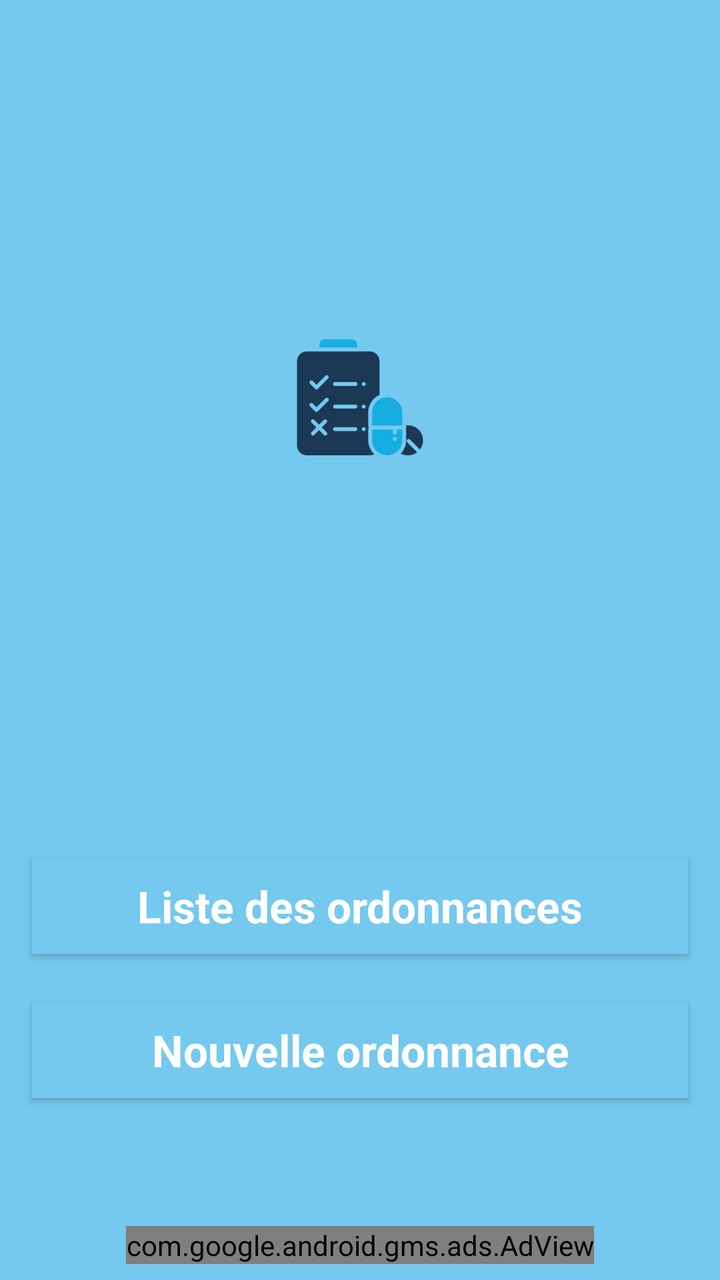
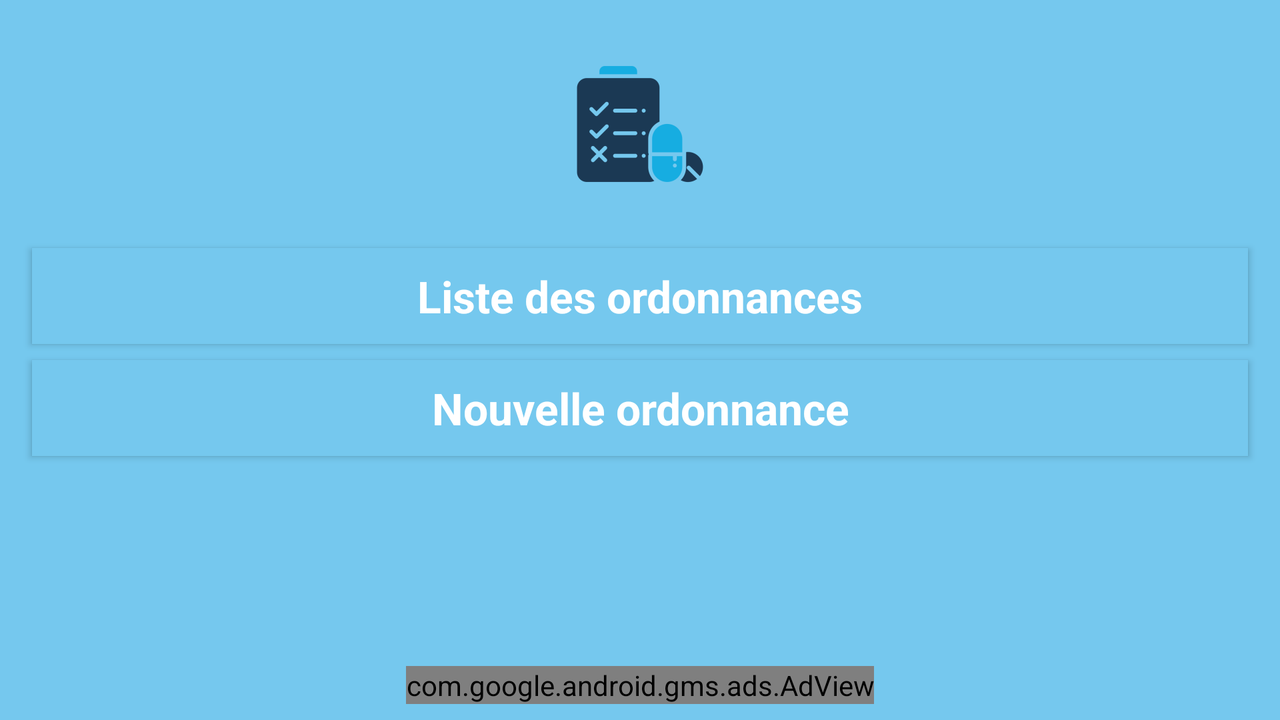

First picture: res/layout/ on a phone held upright. Second picture: the repository's own variant of that layout, on a device whose configuration matches the variant's folder. Source for both follows.
<!-- AndroidManifest.xml: application theme AppTheme.NoActionBar -->
<!-- res/layout/activity_main.xml -->
<?xml version="1.0" encoding="utf-8"?>
<androidx.constraintlayout.widget.ConstraintLayout
        xmlns:android="http://schemas.android.com/apk/res/android"
        xmlns:tools="http://schemas.android.com/tools"
        xmlns:app="http://schemas.android.com/apk/res-auto"
        android:layout_width="match_parent"
        android:layout_height="match_parent"
        tools:context=".activity.MainActivity"
        android:background="@color/colorPrimary"
       >
    <Button
            android:text="@string/liste_des_ordonnances"
            android:layout_width="match_parent"
            android:layout_height="wrap_content"
            android:id="@+id/bt_liste_ordo"
            android:background="@color/colorPrimary"
            android:padding="8dp"
            android:layout_marginStart="16dp"
            app:layout_constraintStart_toStartOf="parent"
            android:textStyle="bold"
            app:layout_constraintEnd_toEndOf="parent"
            android:layout_marginEnd="16dp"
            android:layout_marginBottom="24dp"
            app:layout_constraintBottom_toTopOf="@+id/bt_new_ordo"
            android:textAppearance="@style/TextAppearance.AppCompat.Large"/>
    <Button
            android:text="@string/nouvelle_ordonnance"
            android:layout_width="match_parent"
            android:layout_height="wrap_content"
            android:id="@+id/bt_new_ordo"
            android:background="@color/colorPrimary"
            android:padding="8dp"
            android:layout_marginStart="16dp"
            app:layout_constraintStart_toStartOf="parent"
            android:textStyle="bold"
            app:layout_constraintEnd_toEndOf="parent"
            android:layout_marginEnd="16dp"
            android:layout_marginBottom="64dp"
            app:layout_constraintBottom_toTopOf="@+id/adView"
            android:textAppearance="@style/TextAppearance.AppCompat.Large"/>


    <com.google.android.gms.ads.AdView
            xmlns:ads="http://schemas.android.com/apk/res-auto"
            android:id="@+id/adView"
            android:layout_width="wrap_content"
            android:layout_height="wrap_content"
            android:layout_centerHorizontal="true"
            android:layout_alignParentBottom="true"
            ads:adSize="BANNER"
            ads:adUnitId="ca-app-pub-5765642947536779/8938953969"

            ads:layout_constraintBottom_toBottomOf="parent"
            android:layout_marginBottom="8dp" android:layout_marginEnd="8dp" ads:layout_constraintEnd_toEndOf="parent"
            android:layout_marginStart="8dp" ads:layout_constraintStart_toStartOf="parent">
    </com.google.android.gms.ads.AdView>
    <ImageView
            android:layout_width="wrap_content"
            android:layout_height="wrap_content" app:srcCompat="@mipmap/ic_launcher_foreground_ordo"
            android:id="@+id/imageView" android:layout_marginBottom="32dp"
            app:layout_constraintBottom_toTopOf="@+id/bt_liste_ordo" app:layout_constraintStart_toStartOf="parent"
            android:layout_marginStart="8dp" app:layout_constraintEnd_toEndOf="parent" android:layout_marginEnd="8dp"
            app:layout_constraintTop_toTopOf="parent"/>
</androidx.constraintlayout.widget.ConstraintLayout>
<!-- resources referenced by this layout -->
<resources>
  <color name="colorPrimary">#75C8EE</color>
  <!-- mipmap ic_launcher_foreground_ordo: png bitmap (mipmap-hdpi, 2705 bytes) -->
  <string name="liste_des_ordonnances">Liste des ordonnances</string>
  <string name="nouvelle_ordonnance">Nouvelle ordonnance</string>
  <style name="AppTheme.NoActionBar">
          <item name="windowActionBar">false</item>
          <item name="windowNoTitle">true</item>
      </style>
</resources>
<!-- res/layout-land/activity_main.xml (the repository's variant of the layout above) -->
<!-- drawn on the phone turned sideways -->
<?xml version="1.0" encoding="utf-8"?>
<androidx.constraintlayout.widget.ConstraintLayout
        xmlns:android="http://schemas.android.com/apk/res/android"
        xmlns:tools="http://schemas.android.com/tools"
        xmlns:app="http://schemas.android.com/apk/res-auto"
        android:layout_width="match_parent"
        android:layout_height="match_parent"
        tools:context=".activity.MainActivity"
        android:background="@color/colorPrimary"
       >
    <Button
            android:text="Liste des ordonnances"
            android:layout_width="match_parent"
            android:layout_height="wrap_content"
            android:id="@+id/bt_liste_ordo"
            android:background="@color/colorPrimary"
            android:padding="8dp"
            android:layout_marginStart="16dp"
            app:layout_constraintStart_toStartOf="parent"
            android:textStyle="bold"
            app:layout_constraintEnd_toEndOf="parent"
            android:layout_marginEnd="16dp"
            android:textAppearance="@style/TextAppearance.AppCompat.Large" android:layout_marginTop="8dp"
            app:layout_constraintTop_toBottomOf="@+id/imageView"/>
    <Button
            android:text="Nouvelle ordonnance"
            android:layout_width="match_parent"
            android:layout_height="wrap_content"
            android:id="@+id/bt_new_ordo"
            android:background="@color/colorPrimary"
            android:padding="8dp"
            android:layout_marginStart="16dp"
            app:layout_constraintStart_toStartOf="parent"
            android:textStyle="bold"
            app:layout_constraintEnd_toEndOf="parent"
            android:layout_marginEnd="16dp"
            android:textAppearance="@style/TextAppearance.AppCompat.Large" android:layout_marginTop="8dp"
            app:layout_constraintTop_toBottomOf="@+id/bt_liste_ordo"/>


    <com.google.android.gms.ads.AdView
            xmlns:ads="http://schemas.android.com/apk/res-auto"
            android:id="@+id/adView"
            android:layout_width="wrap_content"
            android:layout_height="wrap_content"
            android:layout_centerHorizontal="true"
            android:layout_alignParentBottom="true"
            ads:adSize="BANNER"
            ads:adUnitId="ca-app-pub-3940256099942544/6300978111"

            ads:layout_constraintBottom_toBottomOf="parent"
            android:layout_marginBottom="8dp" android:layout_marginEnd="8dp" ads:layout_constraintEnd_toEndOf="parent"
            android:layout_marginStart="8dp" ads:layout_constraintStart_toStartOf="parent">
    </com.google.android.gms.ads.AdView>
    <ImageView
            android:layout_width="wrap_content"
            android:layout_height="wrap_content" app:srcCompat="@mipmap/ic_launcher_foreground_ordo"
            android:id="@+id/imageView"
            app:layout_constraintStart_toStartOf="parent"
            android:layout_marginStart="8dp" app:layout_constraintEnd_toEndOf="parent" android:layout_marginEnd="8dp"
            android:layout_marginTop="8dp" app:layout_constraintTop_toTopOf="parent"/>
</androidx.constraintlayout.widget.ConstraintLayout>
<!-- resources referenced by the variant -->
<!-- as the phone turned sideways resolves them -->
<resources>
  <color name="colorPrimary">#75C8EE</color>
  <!-- mipmap ic_launcher_foreground_ordo: png bitmap (mipmap-hdpi, 2705 bytes) -->
  <style name="AppTheme.NoActionBar">
          <item name="windowActionBar">false</item>
          <item name="windowNoTitle">true</item>
      </style>
</resources>
